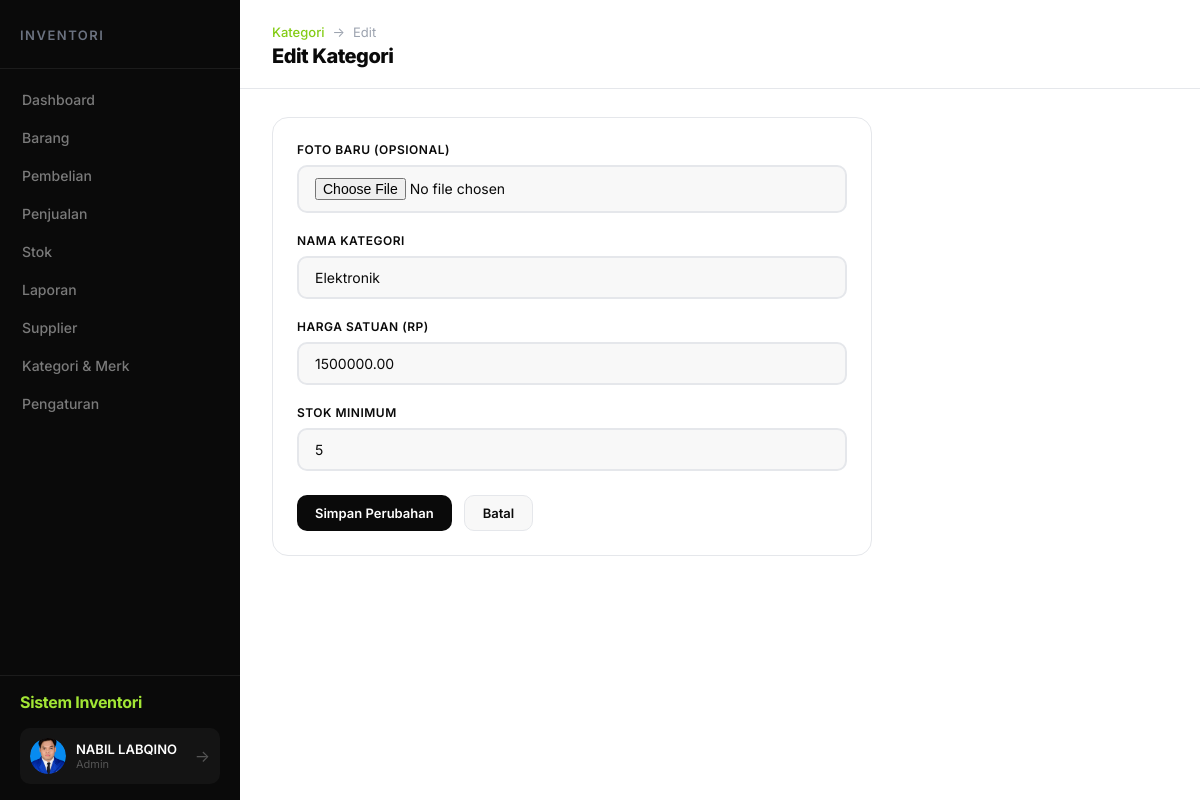
Page /kategori/KoreksiKategori.php?id=1 (signed in) on the earlier database version.
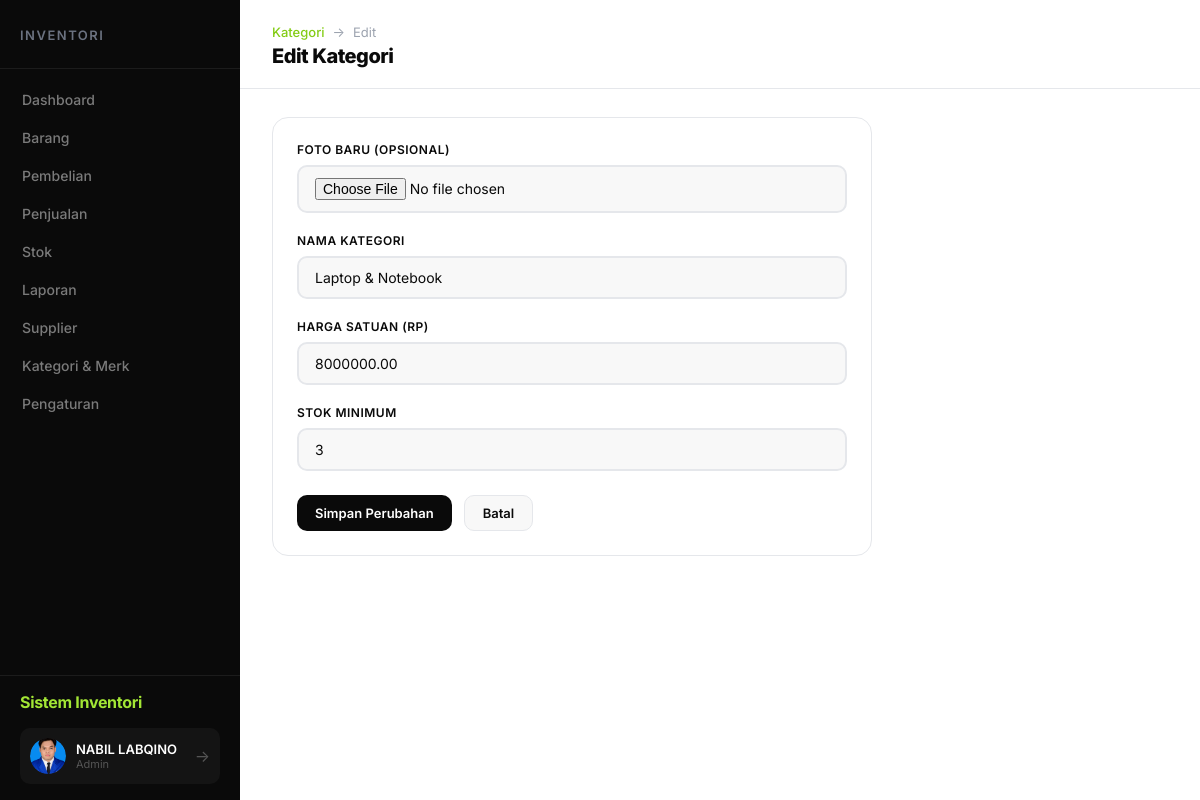
Same page on the later database version.
### tables this page shows
CREATE TABLE `kategori` (
  `id_kategori` int(11) NOT NULL,
  `nama_kategori` varchar(50) NOT NULL,
  `harga_satuan` decimal(15,2) NOT NULL,
  `stok_minimum` int(11) NOT NULL,
  `foto` varchar(255) DEFAULT NULL
);

### kategori/KoreksiKategori.php (the view, shortened to what this page needs)
<?php
include "../koneksi.php";
$id = $_GET['id'] ?? '';
$stmt = $koneksi->prepare("SELECT * FROM kategori WHERE id_kategori = ?");
$stmt->execute([$id]);
$row = $stmt->fetch();
?>
<!DOCTYPE html>
<html lang="id">
<head>
    <link rel="stylesheet" href="../css/dashboard.css">
</head>
<body>
    <div class="dashboard">
        <?php include '../includes/sidebar.php'; ?>
        <main class="main">
            <header class="header">
                <div>
                    <div class="breadcrumb">
                        <a href="TampilKategori.php">Kategori</a>
                        <span>→</span>
                        <span>Edit</span>
                    </div>
                    <h1 class="page-title">Edit Kategori</h1>
                </div>
            </header>
            <div class="content">
                <div class="card" style="max-width: 600px;">
                    <form action="SimpanKoreksiKategori.php" method="POST" enctype="multipart/form-data">
                        <div class="form-group">
                            <label class="form-label">Foto Baru (opsional)</label>
                            <input type="file" name="foto_kamar" class="form-control" accept="image/*">
                        </div>
                        <div class="form-group">
                            <label class="form-label">Nama Kategori</label>
                            <input type="text" name="nama_kategori" class="form-control" required
                                value="<?= htmlspecialchars($row['nama_kategori']) ?>">
                        </div>
                        <div class="form-group">
                            <label class="form-label">Harga Satuan (Rp)</label>
                            <input type="number" name="harga_satuan" class="form-control" required min="1"
                                value="<?= $row['harga_satuan'] ?>">
                        </div>
                        <div class="form-group">
                            <label class="form-label">Stok Minimum</label>
                            <input type="number" name="stok_minimum" class="form-control" required min="1"
                                value="<?= $row['stok_minimum'] ?>">
                        </div>
                        <div style="display: flex; gap: 12px; margin-top: 24px;">
                            <button type="submit" class="btn btn-primary">Simpan Perubahan</button>
                            <a href="TampilKategori.php" class="btn btn-secondary">Batal</a>
                        </div>
                    </form>
                </div>
            </div>
        </main>
    </div>
</body>
</html>

Differences in the rows shown:
changed kategori: nama_kategori "Elektronik" → "Laptop & Notebook"; harga_satuan "1500000.00" → "8000000.00"; stok_minimum "5" → "3"
